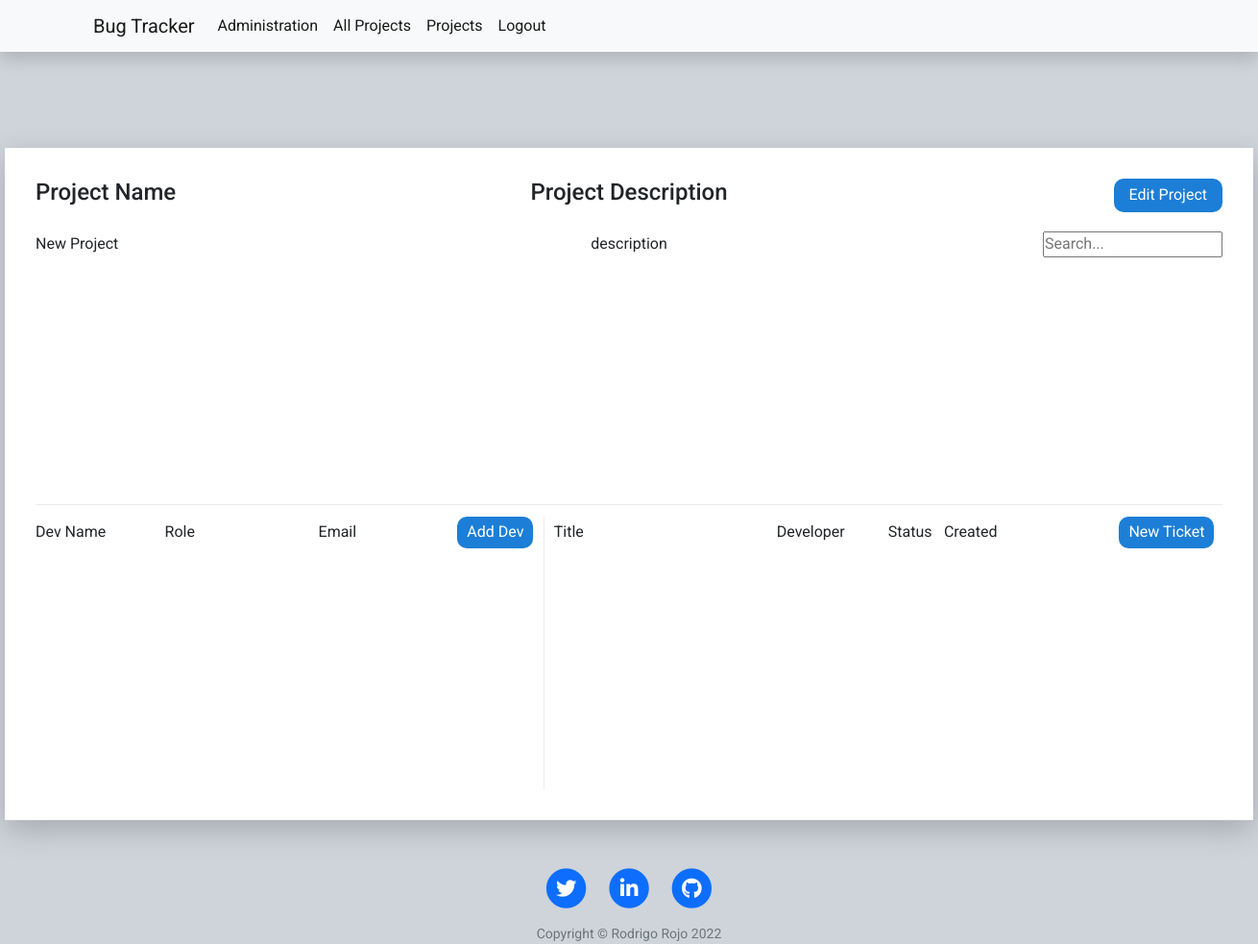
The app's page /project/4 (signed in), older data.
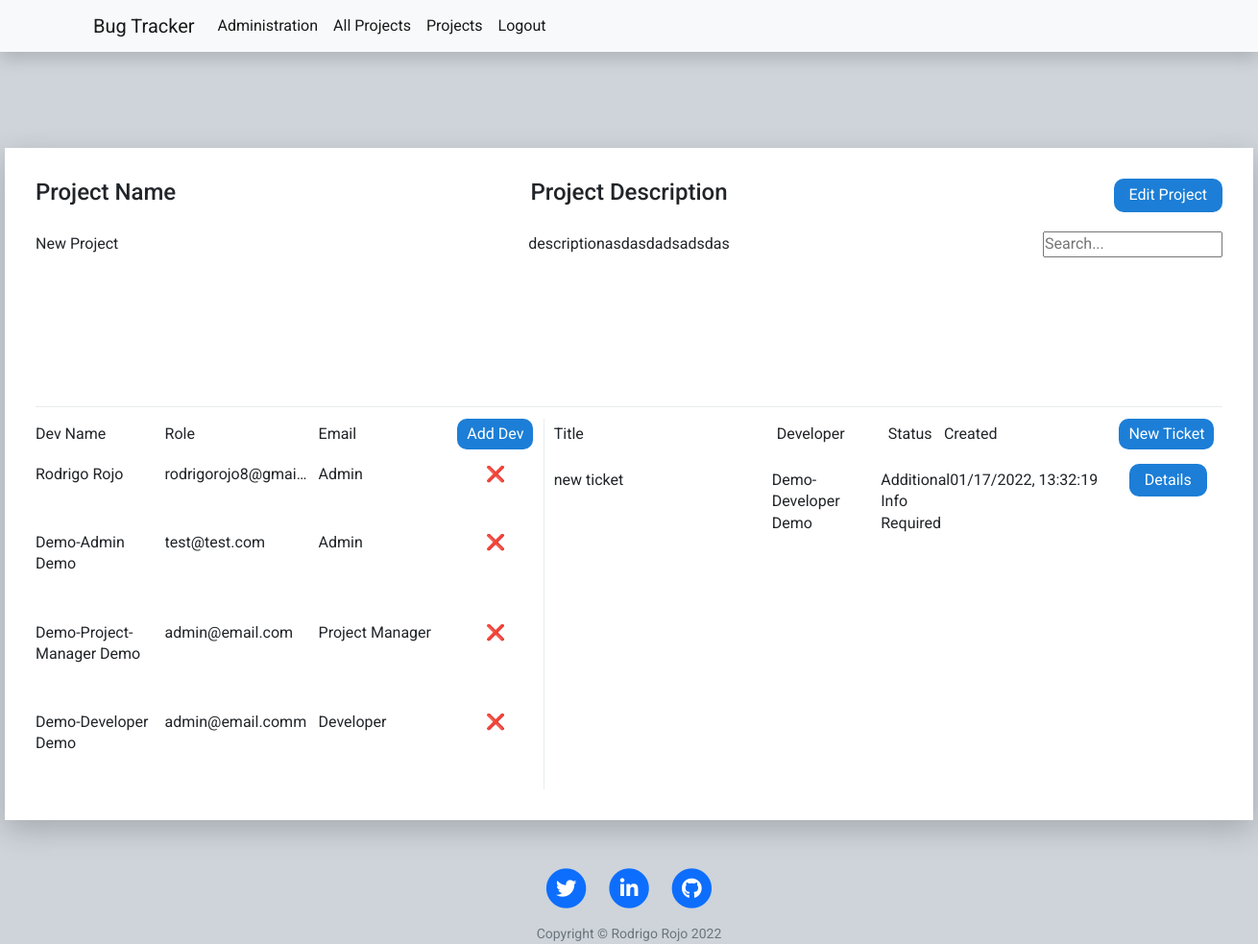
The same page, newer data.
### tables this page shows
CREATE TABLE project(id integer PRIMARY KEY,name VARCHAR(100),description VARCHAR(250),author VARCHAR(100));

CREATE TABLE "ticket" (
	"id"	integer,
	"title"	VARCHAR(100),
	"description"	VARCHAR(250),
	"developer"	VARCHAR(100),
	"created"	VARCHAR(100),
	"author"	VARCHAR(100),
	"ticket_priority"	VARCHAR(50),
	"ticket_status"	VARCHAR(50),
	"ticket_type"	VARCHAR(50),
	"updated"	VARCHAR(100),
	"project_id"	 NOT NULL,
	"user_id"	 NOT NULL,
	PRIMARY KEY("id"),
	CONSTRAINT "FK_project" FOREIGN KEY("project_id") REFERENCES "project"("id"),
	FOREIGN KEY("user_id") REFERENCES "user"("id")
);

### main.py (models this page shows)
class User(UserMixin, db.Model):
    id = db.Column(db.Integer, primary_key=True)
    email = db.Column(db.String(250), unique=True)
    password = db.Column(db.String(250))
    first_name = db.Column(db.String(50))
    last_name = db.Column(db.String(50))
    role = db.Column(db.String(50))

### main.py (the view)
@app.route("/project/<id>")
@login_required
def project(id):
    database.delete_duplicate_devs_from_projects()
    devs = database.get_project_devs(id)
    project = database.get_project_by_id(id)
    tickets = database.get_tickets_by_project_id(id)
    all_users = database.get_all_users()
    return render_template("project.html",
                           project=project,
                           all_users=all_users,
                           devs=devs,
                           tickets=tickets,
                           year=year)

### database.py (called while the page is built, shortened)
def get_all_users():
    conn = sqlite3.connect(database="bug_tracker.db")
    cur = conn.cursor()
    sql = ''' SELECT id, first_name, last_name, email, role
               FROM user; '''
    cur.execute(sql)
    data = cur.fetchall()
    conn.close()
    return data

def get_project_by_id(id):
    conn = sqlite3.connect(database="bug_tracker.db")
    cur = conn.cursor()
    sql = f''' SELECT * from project
               WHERE id = {id}; '''
    cur.execute(sql)
    data = cur.fetchone()
    conn.close()
    return data

def get_tickets_by_project_id(id):
    conn = sqlite3.connect(database="bug_tracker.db")
    cur = conn.cursor()
    sql = f''' SELECT * FROM ticket
               WHERE project_id = '{id}'; '''
    cur.execute(sql)
    data = cur.fetchall()
    conn.close()
    return data

def delete_duplicate_devs_from_projects():
    conn = sqlite3.connect(database="bug_tracker.db")
    cur = conn.cursor()
    sql = f''' SELECT id, user_id, project_id, count(*)
               FROM project_dev
               GROUP by user_id, project_id
               HAVING COUNT(*)>1; '''
    cur.execute(sql)
    data = cur.fetchall()
    conn.close()

### templates/project.html (shortened to what this page needs)
{% include "header.html" %}
<div class="main-container grid">
    <div class="project-container grid">
        <div class="project-description grid">
            <h4>Project Name</h4>
            <h4 class="second-item">Project Description</h4>
            {% if current_user.role == "Project Manager" or current_user.role == "Admin" %}
            <button data-toggle="modal" data-target="#edit-project"
                class="add-project-btn editProjectBtn last-item">Edit Project</button>
            {% endif %}
        </div>
        <div class="data grid">
            <p><label class="small-screen-label">Project Name:</label>{{project[1]}}</p>
            <p class="second-item"><label class="small-screen-label">Project Description:</label>{{project[2]}}</p>
            <input class="last-item" type="text" id="mySearch" onkeyup="myTickets()" placeholder="Search..."
                title="Type in a category">
        </div>
    </div>
    <div id="devDiv" class="dev-container grid scroll">
        <div class="dev-description grid">
            <p>Dev Name</p>
            <p>Role</p>
            <p>Email</p>
            {% if current_user.role == "Project Manager" or current_user.role == "Admin" %}
            <button class="add-dev-btn" data-toggle="modal" data-target="#dev_id">Add Dev</button>
            {% endif %}
        </div>
        {% for dev in devs %}
        <span class="dev-data grid">
            <p><label class="small-screen-label">Developer Name:</label>{{dev[1]}} {{dev[2]}}</p>
            <p class="overflow"><label class="small-screen-label">Email:</label>{{dev[4]}}</p>
            <p><label class="small-screen-label">Project Role:</label>{{dev[3]}}</p>
            {% if current_user.role == "Admin" %}
            <a class="del-dev topcorner"
                href="{{url_for('delete_dev_project', id=dev[0], project_id=project[0])}}">❌</a>
            {% endif %}
        </span>
        {% endfor %}
    </div>
    <div id="myTickets" class="ticket-container grid scroll">
        <div class="ticket-description grid">
            <p>Title</p>
            <p>Developer</p>
            <p>Status</p>
            <p>Created</p>
            {% if current_user.role == "Project Manager" or current_user.role == "Admin" %}
            <button class="add-ticket-btn" data-toggle="modal" data-target="#add-ticket">New Ticket</button>
            {% endif %}
        </div>
        {% for ticket in tickets %}
        <span class="ticket-data grid">
            <p class="overflow"><label class="small-screen-label">Ticket Title:</label>{{ticket[1]}}</p>
            <p><label class="small-screen-label">Ticket Author:</label>{{ticket[3]}}</p>
            <p><label class="small-screen-label">Ticket Status:</label>{{ticket[7]}}</p>
            <p><label class="small-screen-label">Ticket Created:</label>{{ticket[4]}}</p>
            <a class="ticket-link" href="{{url_for('ticket', id=ticket[0])}}">Details</a>
        </span>
        {% endfor %}
    </div>
</div>
{% include "footer.html" %}

Row changes from the older to the newer data that the page shows:
changed project "New Project": description "description" → "descriptionasdasdadsadsdas"
now on this page (row unchanged): User: first_name "Rodrigo", last_name "Rojo", email "rodrigorojo8@gmai…", role "Admin"
now on this page (row edited): User: first_name "Demo-Admin", last_name "Demo", email "test@test.com", role "Admin"
now on this page (row edited): User: first_name "Demo-Project-Manager", last_name "Demo", email "admin@email.com", role "Project Manager"
now on this page (row edited): User: first_name "Demo-Developer", last_name "Demo", email "admin@email.comm", role "Developer"
added ticket: title "new ticket", developer "Demo-Developer Demo", ticket_status "Additional Info Required", created "01/17/2022, 13:32:19"
